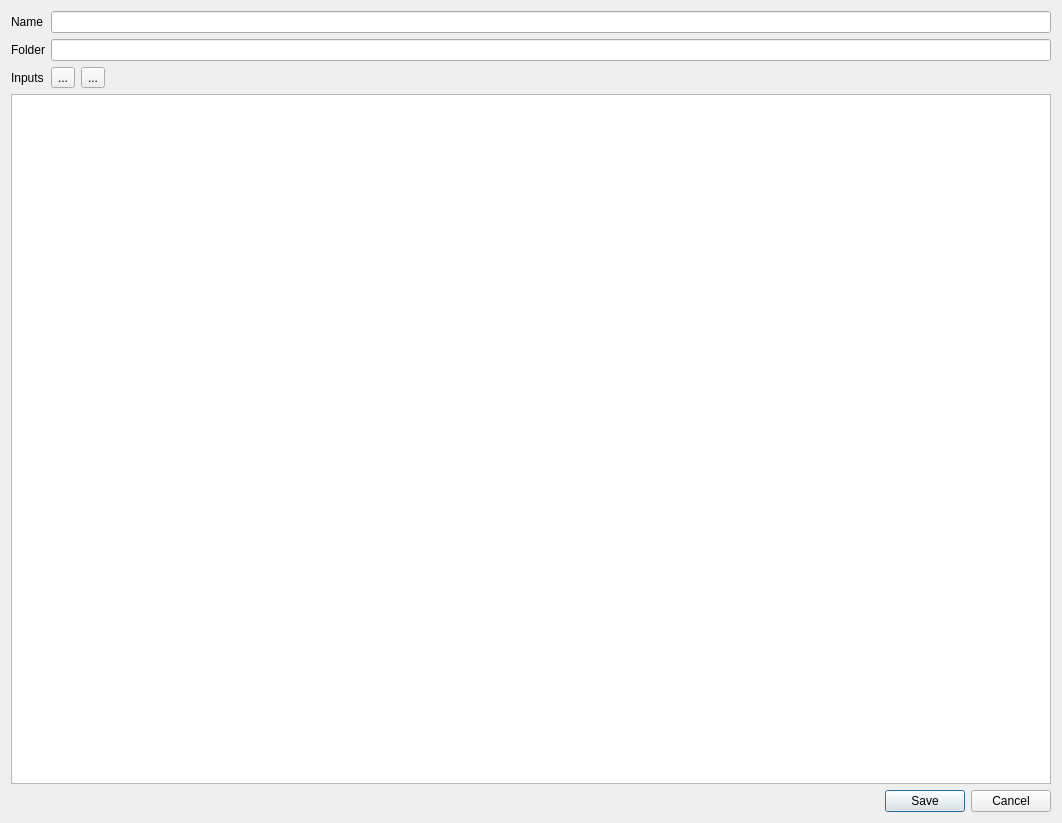
<?xml version="1.0" encoding="UTF-8"?>
<ui version="4.0">
 <class>scriptEditorDialog</class>
 <widget class="QDialog" name="scriptEditorDialog">
  <property name="geometry">
   <rect>
    <x>0</x>
    <y>0</y>
    <width>1062</width>
    <height>823</height>
   </rect>
  </property>
  <property name="windowTitle">
   <string>Dialog</string>
  </property>
  <layout class="QVBoxLayout" name="verticalLayout">
   <item>
    <layout class="QFormLayout" name="formLayout">
     <item row="0" column="0">
      <widget class="QLabel" name="label">
       <property name="text">
        <string>Name</string>
       </property>
      </widget>
     </item>
     <item row="1" column="0">
      <widget class="QLabel" name="label_2">
       <property name="text">
        <string>Folder</string>
       </property>
      </widget>
     </item>
     <item row="2" column="0">
      <widget class="QLabel" name="label_3">
       <property name="text">
        <string>Inputs</string>
       </property>
      </widget>
     </item>
     <item row="0" column="1">
      <widget class="QLineEdit" name="nameEdit"/>
     </item>
     <item row="1" column="1">
      <widget class="QLineEdit" name="folderEdit"/>
     </item>
     <item row="2" column="1">
      <layout class="QVBoxLayout" name="verticalLayout_2">
       <item>
        <layout class="QHBoxLayout" name="horizontalLayout">
         <item>
          <widget class="QToolButton" name="btnAddInput">
           <property name="text">
            <string>...</string>
           </property>
          </widget>
         </item>
         <item>
          <widget class="QToolButton" name="btnRemoveInput">
           <property name="text">
            <string>...</string>
           </property>
          </widget>
         </item>
         <item>
          <spacer name="horizontalSpacer">
           <property name="orientation">
            <enum>Qt::Horizontal</enum>
           </property>
           <property name="sizeHint" stdset="0">
            <size>
             <width>40</width>
             <height>20</height>
            </size>
           </property>
          </spacer>
         </item>
        </layout>
       </item>
      </layout>
     </item>
    </layout>
   </item>
   <item>
    <widget class="QPlainTextEdit" name="scriptTextEdit"/>
   </item>
   <item>
    <widget class="QDialogButtonBox" name="buttonBox">
     <property name="orientation">
      <enum>Qt::Horizontal</enum>
     </property>
     <property name="standardButtons">
      <set>QDialogButtonBox::Cancel|QDialogButtonBox::Save</set>
     </property>
    </widget>
   </item>
  </layout>
 </widget>
 <resources/>
 <connections>
  <connection>
   <sender>buttonBox</sender>
   <signal>accepted()</signal>
   <receiver>scriptEditorDialog</receiver>
   <slot>accept()</slot>
   <hints>
    <hint type="sourcelabel">
     <x>248</x>
     <y>254</y>
    </hint>
    <hint type="destinationlabel">
     <x>157</x>
     <y>274</y>
    </hint>
   </hints>
  </connection>
  <connection>
   <sender>buttonBox</sender>
   <signal>rejected()</signal>
   <receiver>scriptEditorDialog</receiver>
   <slot>reject()</slot>
   <hints>
    <hint type="sourcelabel">
     <x>316</x>
     <y>260</y>
    </hint>
    <hint type="destinationlabel">
     <x>286</x>
     <y>274</y>
    </hint>
   </hints>
  </connection>
 </connections>
</ui>
